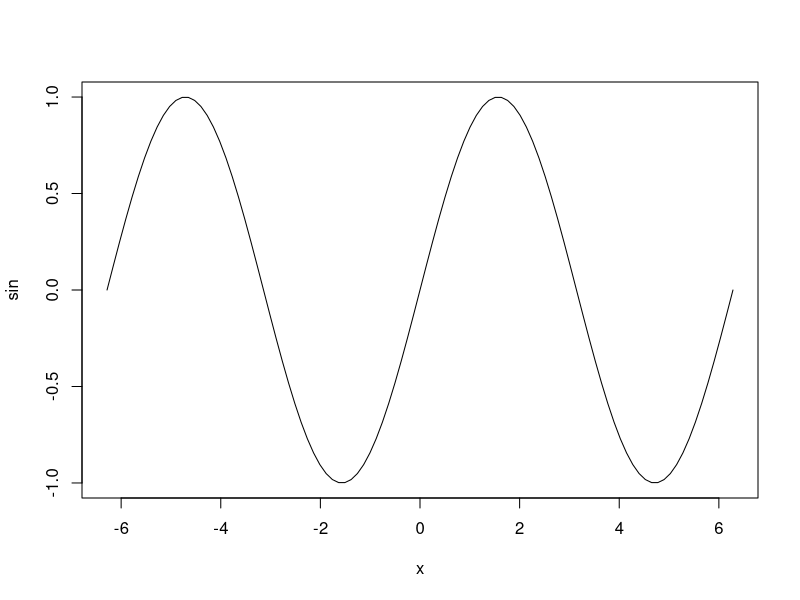
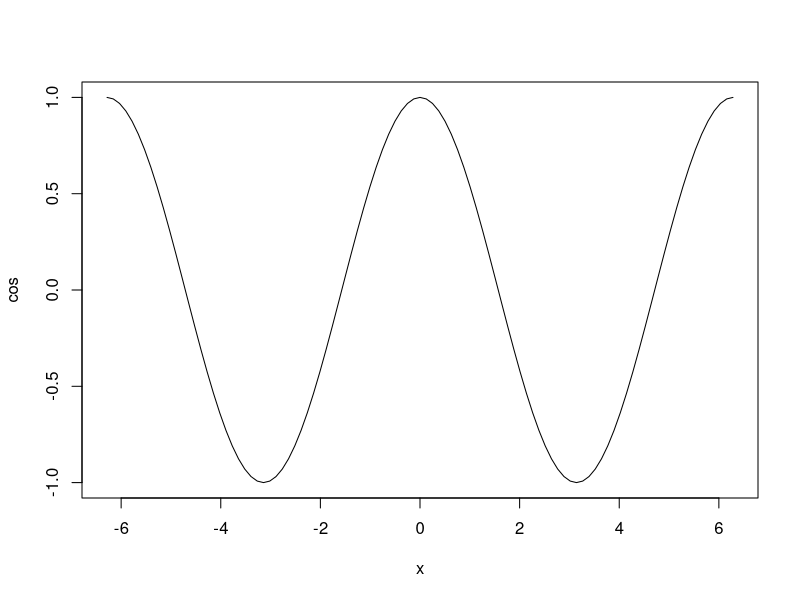

These charts were generated, in order, by the following R code: (Note: this script raises an error after producing the figures.)
# 第3版  2016年 07 月 02 日


############################################################
#               第10章 基本統計解析                #
############################################################




  ## ----- SECTION 138 基本統計関数について

# 正規分布
# 累積確率、いわゆる分布
pnorm (-1.96)

pnorm (1.96, lower.tail = FALSE)

# 確率密度
dnorm (-1.96)

dnorm (1.96)

# 分位点関数
qnorm (0.025)

qnorm (0.975)

# 三角関数
# 45度はラジアンでは # 45 * (pi/180) ; pi/4
sin (pi/4); 1/ sqrt (2)

cos (pi/4); 1/ sqrt (2)

tan (pi/4);


asin (1/ sqrt (2)); pi/4

acos (1/ sqrt (2)); pi/4

atan (1)

atan2 (1,1)

(x <- seq (-pi, pi, 0.5))

sin (x)

# グラフを描く
plot (sin, -pi*2, pi*2)
plot (cos, -pi*2, pi*2)

# 対数
# 底が10
log10 (10)

log(10, base = 10)

# 底が2
log2 (8)

log (8, base = 2)

# 底は自然対数
(Napier <- exp (1))

log (Napier)

log (Napier, base = Napier)


log (-1:3)

# 1を加算した値の対数をとる
(x <- log1p (-1:3))

# 真数に戻す
exp (x)

# 真数に戻して1を減じる
expm1 (x)


# 二項係数（組み合わせ）
choose(5, 2)

gamma (5 + 1) / ( gamma (2 + 1) * gamma (5 - 2 + 1))


# ベータ関数
a <- 2; b <- 2
beta (a, b)


# ガンマ関数
(gamma (a) * gamma (b) ) / gamma (a + b)
# 階乗
factorial (10)

gamma (10 + 1)


# 複素数を初期化
z1 <- 3 + i

# 3 + i はエラーになる。i がオブジェクトと判断されるため
z1 <- 3 + 1i
# z1 <- 3 + 1i
# 実数部を出力
Re (z1)

# 虚数部を出力
Im (z1)


# 極形式
z2 <- 3 + 2i
# 複素数の絶対値
Mod (z2)

# sqrt(3^2 + 2^2)
# 偏角
Arg (z2)

# tanh(2/3)
# 複素共役
Conj (z1)




  ## ----- SECTION 139   乱数の利用

# 毎回ランダムな結果がえられる
rnorm (3)

rnorm (3)

# 種を設定する

set.seed (1)

rnorm (3)
rnorm (3)


# 再び種を設定する
set.seed (1)

rnorm (3)
rnorm (3)

# 現在の設定を確認

RNGkind ()

# RNGkind ("Wich")




  ## ----- SECTION 140   要約統計量を求める
# 「iris」データの要約
summary (iris)


# カテゴリを数値で表わしたデータは注意
(x <- data.frame (ID = 1:5, Grade = c(5,6,7,8,9),
                  Sex = c (1,2,1,2,1)))

summary (x)

# 因子と設定し直す
x$ID <- as.factor (x$ID)
x$Sex <- as.factor (x$Sex)
summary (x)

# Gradeを性別ごとに要約する
tapply (x$Grade, x$Sex, summary)

# 平均値
aggregate (. ~ Species, FUN = mean, data = iris)
# aggregate (iris [-5], iris [5], mean)


# 中央値
aggregate (. ~ Species, FUN = median, data = iris)
# aggregate (iris [-5], iris [5], median)


# 分散
aggregate (. ~ Species, FUN = var, data = iris)
# aggregate (iris [-5], iris [5], var)


# 標準偏差
aggregate (. ~ Species, FUN = sd, data = iris)
# aggregate (iris [-5], iris [5], sd)


# 平均絶対偏差 median absolute deviatio
aggregate (. ~ Species, FUN = mad, data = iris)
# aggregate(iris [-5], iris [5], mad)

# 四分位偏差
aggregate (. ~ Species, FUN = IQR, data = iris)
# aggregate (iris [-5], iris [5], IQR)

 # 値を小さい方から順に並び替えた時の、「75パーセンタイルと25パーセンタイルの間隔」の
 # ことで、代表性が高いと考えられる全体の中央付近の50%を含む範囲を示す。

# 分位点
aggregate (. ~ Species, FUN = quantile, data = iris, 
           probs = c(0, .1, .2, .3, .4, .5, .6, .7, .8, .9, 1))
# aggregate (iris [-5], iris [5], quantile,
#           probs = c(0, .1, .2, .3, .4, .5, .6, .7, .8, .9, 1))

aggregate (. ~ Species, data = iris, FUN = fivenum)



## dplyr パッケージを使う
library (dplyr)
iris %>% group_by(Species) %>% summarise_each (funs (mean)) # 「dplyr」バージョン0.5より前
iris %>% group_by(Species) %>% summarise_each (funs (mean)) # 「dplyr」バージョン0.5以降

head (chickwts)

chickwts $ tmp <- ave (chickwts$weight, chickwts$feed, FUN = rank)

head (chickwts, 20)



  ## ----- SECTION 141  数値を丸める

round (1234.56789)
round (1234.56789, digits = 2)


# 四捨五入にならない
round (1234.5)
round (123.45)

round (123.45, digits = 1)
round (123.5)
round(123.45)

# 引数より大きい最小の整数
ceiling (1234.5)


# 引数より小さい最大の整数
floor (1234.5)


# 0 に近い最大の整数へ切り下げ
trunc (1234.9)


# 有効桁数を指定
x <- c (123.4, 123.45, 123.456, 1234.567)
signif (x, digits = 5)



(x <- 2.3 - 1.3)

# 厳密には1ではない
sprintf ("%.16f", x)

# したがって1との比較は偽になる
if (x >= 1) print("x >= 1") else print("x < 1")
# このような場合に「zapsmall」が使えることがある
if (zapsmall (x) >= 1) print("x >= 1") else print("x < 1")






  ## ----- SECTION 142 データから欠損値を取り除く

# 欠損値の扱い
x <- c (5, 5, 5, NA, 5)
mean (x)

# 欠損値を省いたデータ数で平均値を求める
mean (x, na.rm = TRUE)

# あるいは「na.omit」関数を適用
mean (na.omit (x) )

# 欠損値がある場合のデフォルトの動作
options ("na.action") # getOption ("na.action") でも良い

na.omit (x)

na.exclude (x)


na.pass (x)

na.fail (x)


(y <- data.frame( x = c(1, NA, 3, 4), y = c(5, NA, 6, NA)))

complete.cases (y)
y [ complete.cases(y), ]

# 組み込みのデータ「cars」を使用する
# 50行のデータ
NROW (cars)

# 最初の10行のd「dist」列をNAに変更
cars$dist [1:10] <- NA

# 回帰分析をしてみる
lm1 <- lm (dist ~ speed, data = cars)
# 有効データ数は40で自由度は38
# なお残り2は推定されたパラメータの数
summary (lm1)

# 欠損値がある場合はエラーとして実行を中止する
opt <- options (na.action = "na.fail")
#
lm1 <- lm (dist ~ speed, data = cars)

# オプションをもとに戻す
options (opt)

# さきほど dist 列の冒頭を NA に変更している
cars

# 欠損値をすべて88に置き換える
cars $ dist [is.na (cars$dist)] <- 88
cars

getOption ("na.action")



  ## ----- SECTION 143  正規性の検定を行う
# 「women」データから身長と体重を利用
# シャピロ・ウィルク検定
shapiro.test (women$height)

shapiro.test (women$weight)

# コルモゴロフ・スミルノフ検定
ks.test (women$height, "pnorm",
         mean (women$height), sd = sd (women$height))

ks.test (women$weight, "pnorm",
         mean (women$weight), sd = sd (women$weight))

# Q-Qプロットを作成
qqnorm (women$height)
qqline (women$height)

x <- ecdf (women$height)
plot (x)

# plot.ecdf (women$height) と一度に実行してもよい
# 理論的な累積確率と比較する
y <- seq(min (women$height), max (women$height) + 1)
lines(y, pnorm(y, mean = mean(women$height), sd = sd (women$height) ),
       col = "red", lty = 3)
knots(x)





  ## ----- SECTION 144 等分散性の検定を行う
# 2つのグループの睡眠時間の差
# データの先頭を表示
head (sleep)

var.test (extra ~ group, data = sleep)

ansari.test (extra ~ group, data = sleep)

mood.test (extra ~ group, data = sleep)

# 複数のグループ間の分散の検定
# 殺虫剤の効果について、Sprayの種類ごとのcount数を箱ヒゲ図で描く
plot (count ~ spray, data = InsectSprays)
bartlett.test (count ~ spray, data = InsectSprays)

# ノンパラメトリックな方法
fligner.test (count ~ spray, data = InsectSprays)






  ## ----- SECTION 145  t検定で平均を比較する
# 睡眠データの先頭を表示
head (sleep)

# グループIDごとの平均値
by (sleep [,1], sleep [,2], mean)
# 対応のあるデータだが仮に独立とする

# 標本平均と母集団の平均の比較
t.test (sleep$extra [sleep$group == 1], mu = 1)

# 2つのグループの睡眠時間の差
# 等分散性の検定
var.test (extra ~ group, data = sleep)


# 等分散性を仮定したt検定
t.test (extra ~ group, var.equal = TRUE, data = sleep)

# 等分散性を仮定しないウェルチのt検定
t.test (extra ~ group, data = sleep)

# alternative = "less" 最初のグループの方がより小さい
# 対立仮説 group1 < group2 が採択される
t.test (extra ~ group, alternative = "less", data = sleep)

# alternative = "greater" 最初のグループ方がより大きい
# 対立仮説 group1 > group2 は採択できない
t.test (extra ~ group, alternative = "greater", data = sleep)

# 対応のあるデータだと仮定する
t.test (extra ~ group, paired = TRUE, data = sleep)






  ## ----- SECTION 146 ノンパラメトリックな検定で平均を比較する

## 月ごとのオゾン量データの先頭を表示
head (airquality)

# 箱ヒゲ図を描いてみる
boxplot(Ozone ~ Month, data = airquality)

## ウィルコクソンの順位和検定
wilcox.test(Ozone ~ Month, data = airquality, 
            subset = Month %in% c(5, 8)) ## 5月と8月を比較

## クラスカル・ウォリスの順位和検定
kruskal.test (Ozone ~ Month, data = airquality,
     subset = Month %in% c(5, 6, 7) ) ## 5月、6月、7月を比較








  ## ----- SECTION 147 比率の検定を行う
# 1群の場合
# 100回中30回成功したとき、成功確率は0.5とみなせるか
prop.test (30, 100, p = .5)

# 近似でなく正確な確率
binom.test (30, 100, p = 0.5)

# 複数の群の場合
# 成功回数
x <- c (3, 3, 7, 12)# c (83, 90, 129, 70) # c (86, 93, 136, 82)
# 試行回数
n <- c (86, 93, 136, 82)

# 4つの試行での成功回数の割合は異なるか
prop.test (x, n)


# 分割表として与えられている場合
tbl <- matrix (c (83, 3, 90, 3, 129, 7, 70, 12),
               byrow = TRUE, ncol = 2)
tbl
prop.test (tbl)





  ## ----- SECTION 148  独立性の検定（カイ二乗検定・Fisherの検定）を行う
# 以下のような分割表があったとする
(mat <- matrix (c (229, 286, 98, 58), byrow = TRUE, nrow = 2))

# カイ二乗検定
chisq.test (mat)

# イェーツの補正を行わない
chisq.test (mat, correct = FALSE)

# Fisherの正確確率
fisher.test (mat)

# 対応がある場合
(myTest <-
 matrix(c(794, 86, 150, 570),
        nrow = 2,
        dimnames = list("最初の調査" = c("支持", "不支持"),
          "2回目の調査" = c("支持", "不支持"))))

mcnemar.test (myTest)

# 二項検定を行う
binom.test (c (86, 150))

# binom.test (86, 86 + 150)  # でもよい
# binom.test (150, 86 + 150)


(1/5) / (4/5) == (1/4)

(229/286) / (98/58)
(229/98) / ( 286/58)






  ## ----- SECTION 149 相関係数を求める／検定する
# 米国人女性の身長体重データ
head (women)

# 相関行列を求める
cor (women)
cor.test (women$height, women$weight)
# 以下のようにも実行できる
# cor(women$height, women$weight)





  ## ----- SECTION 150  分散分析を行う

## 照明と作業効率
p.141 <- c (6,3,4,5,2, 7,5,6,7,5, 8,7,8,9,8)
p.141.cond <- gl (3, 5, lab = c("low","middle","high"))
(p.141.df <- data.frame (light = p.141, cond = p.141.cond) )

# データの分布を箱ヒゲ図で確認
boxplot (light ~ cond, data = p.141.df)
# 繰り返し数を確認
replications (light ~ cond, data = p.141.df)

# 多群の分散比の検定（パラメトリックな方法）
bartlett.test (light ~ cond, data = p.141.df)

# 多群の分散比の検定（ノンパラメトリックな方法）
fligner.test (light ~ cond, data = p.141.df)

# 1因子分散分析（パラメトリックな方法）
oneway.test (light ~ cond, data = p.141.df,
             var.equal = TRUE)

 # 以下は同じ結果
 aov1 <- aov (light ~ cond, data = p.141.df)
 # 分散分析表を出力
 summary (aov1)

 summary.lm (aov1)


# 1因子分散分析（ノンパラメトリックな方法）
kruskal.test ( light ~ cond, data = p.141.df)          
# 対応のある1因子分散分析（対応のない2因子分散分析）
# 同一個人が3つの照明水準について1回ずつ計3回測定したとする
subj <- rep(paste("sub", 1:5, sep = ""), 3)
# 個人を特定するランダム項を追加
(p.141.df2 <- cbind( p.141.df, subj))


# 対応のある1因子分散分析
aov2 <- aov( light ~ cond + Error (subj), data = p.141.df2)
# aov2 <- aov( light ~ cond + Error (subj/cond), data = p.141.df2)
summary (aov2)
# 対応のある1因子分散分析（ノンパラメトリックな方法）
friedman.test (light ~ cond | subj, data = p.141.df2)

# 対応のない2因子分散分析として実行
summary (aov (light ~ cond + subj, data = p.141.df2))





# 対応がない2因子分散分析（固定因子モデル）
p.154 <- c(8,10,11, 16,14,15, 2,3,4, 6,6,3, 11,12,8, 11,9,7)
A <- rep(paste("A", 1:3, sep = ""), each = 3, length = 18)
B <- gl(2, 9, lab = c("B1", "B2"))
(p.154.df <- data.frame (val = p.154, A = A, B = B))
# 繰り返しを確認
replications (val ~ A * B, data = p.154.df)

aov3 <- aov (val ~ A * B, data = p.154.df)
summary (aov3)
# 各水準の効果
model.tables (aov3, "means", se = TRUE)




# 対応がある2因子分散分析とする
p.167 <- c(6,9,11, 14,13,15, 3,4,5, 6,7,5, 11,13,10, 9,8,7)
A <- rep(paste("A", 1:3, sep = ""), each = 3, length = 18)
B <- gl(2, 9, lab = c("B1", "B2"))
S <- rep(paste("S", 1:3, sep = ""), 3, length = 18)
(p.167.df <- data.frame(val = p.167, A = A, B = B, S = S))


with (p.154.df, 
      interaction.plot (A, B, val)
      )

# 繰り返しを確認
 replications (val ~ A * B * S, data = p.167.df)
## A B S A:B A:S B:S A:B:S
## 6 9 6 3 2 3 1


# 被験者の繰り返しを誤差項として計算
aov4 <- aov (val ~ A * B + Error (S/(A*B)), data = p.167.df)
summary (aov4)


getOption ("contrasts")

aov1 <- aov (light ~ cond, data = p.141.df)
summary.lm (aov1)


# コントラストを変更
old.op <- options (contrasts = c ("contr.helmert", "contr.poly"))
aov2 <- aov (light  ~ cond, data = p.141.df)
summary.lm (aov2)

mean (p.141.df$light)

# コントラストをもとに戻す
options (old.op)






  ## ----- SECTION 151  多重比較を行う
# 各群の平均値の多重比較
pairwise.t.test (chickwts$weight, chickwts$feed)

# 手法を選択
pairwise.t.test (chickwts$weight, chickwts$feed,
                 p.adjust.method = "bonferroni")

aov1 <- aov (weight ~ feed, data = chickwts)
TukeyHSD (aov1)






  ## ----- SECTION 152  回帰分析を行う
# 車の速度とスピードを回帰分析
# 単回帰帰分析をしてみる
lm1 <- lm (dist ~ speed, data = cars)
# 要約
summary (lm1)

coef (lm1)

fitted (lm1)

residuals (lm1)

all.equal (cars$dist - residuals(lm1), predict (lm1))

speed2 <- cars$speed + runif (length (cars $ speed))

predict (lm1, data.frame (speed = speed2))

# モデル診断 4枚表示されるのであらかじめ画面を4分割する
par (mfrow = c (2,2))
plot (lm1)


# 重回帰帰分析をしてみる
# スイスの出生率と経済社会動向データ
head (swiss)

# 多重回帰 すべての変数で回帰
lm2 <- lm(Fertility ~ ., data = swiss)
# 要約
summary (lm2)

# 係数を出力
coef (lm2)

# モデル診断
par (mfrow = c (2,2))
plot (lm2)

# 項を追加
lm3 <- update(lm2, .~. + I (Education^2) )
summary (lm3)

# 項を減らしてアップデートする
lm4 <- update (lm3, .~. - Examination )
summary (lm4)

# ステップワイズに変数を選択する
step (lm4, direction = "backward" )

# scope引数で指定された項から1つを加えてあてはめる
# 説明変数の交互作用をペアごとに追加した結果と，
# 交互作用を含まないモデルを比較
add1(lm2, ~ .^2)

# add1関数の出力をanovaで確認
lm5 <- lm (Fertility ~ .  + Agriculture:Examination, data = swiss)
anova(lm2, lm5)

# ステップワイズに変数を選択
step (lm4, direction = "backward")

## dplyr::do を使う
library (dplyr)

mtcars %>% group_by (cyl) %>% 
  do (
     carslm = lm (mpg ~ wt, data = .)
    ) %>% summarize (summary (carslm) $ r.squared)

## purrr パッケージを使う
## purrr::map 

library (purrr)
mtcars %>% 
  split (.$cyl) %>% 
  map ( ~ lm (mpg ~ wt, data = .)) %>% 
  map (summary) %>% 
  map_dbl ("r.squared")




  ## ----- SECTION 153  時系列データの統計量

# 体温を模した擬似データを乱数で作成
temp <- round (rnorm (20, mean = 36.5, sd = 0.01), 2)
# 2012年1月から毎月1回測った時系列オブジェクトに変換
(tmp.ts <- ts (temp, start = c (2012, 1), frequency = 12))


# 自己相関をみる
acf (UKgas)
# 偏相関を出力させる。ただしプロットは描かない
acf (UKgas, type = "partial", plot = FALSE)

# 自己回帰モデル
(ar.UK <- ar (UKgas))

summary (ar.UK)






  ## ----- SECTION 154  検出力を求める
# 検定力を求める
power.t.test (n = 30, delta = 8, sd = 10, sig.level = 0.05,
              power = NULL, strict = TRUE)

# 必要な標本数を求める
power.t.test (n = NULL, delta = 8, sd = 10, sig.level = 0.05,
              power = 0.86, strict = TRUE)







  ## ----- SECTION 155 モデル式の基礎知識
# women データを作業スペースに登録
attach (women)
# モデル式
mdl <- weight ~ height
# 属性を確認
class (mdl); typeof (mdl)

# 回帰を求める関数の引数に適用する
lm (mdl)

# 連番からなる変数xがあるとき
x <- paste("x", 1:10, sep="")

# モデル式を作成する
(mdl2 <- as.formula (paste ("y ~ ", paste(x, collapse= "+"))))
## y ~ x1 + x2 + x3 + x4 + x5 + x6 + x7 + x8 + x9 + x10
# 交互作用をモデル化する
y <- x1 <- x2 <- 1:10
mdl3 <- y ~ x1 * x2
mdl4 <- y ~ x1 + x2 + x1:x2

# モデルとしては同等
terms (mdl3)
terms (mdl4)

#   以下にモデル式の例をいくつかあげます。


y ~ 1#, NULL モデル。全平均だけで推定するモデル（回帰で1は切片を表す。）
y ~ x#, 回帰でxは説明変数、分散分析では複数の水準からなるカテゴリカル変数
y ~ x - 1#，回帰で切片を推定しない
y ~ . #, 右辺のドットが、残りのすべての変数を「＋」で結ぶことを意味する
y  ~ x1 + x2 + x3 - x1:x2:x3#，3次の項を除くモデル。y ~ (x1 + x2 + x3)^2 に同じ
y ~ x1 / x2 / x3#, ネストモデル y ~ x1 + x2 %in% x1 + x3 %in% x2 %in% x1 に同じ
y ~ x1 * x2 * x3 + Error (x1 / x2 / 3)#, 分割区法（split-plot）で各因子ごとに誤差項を推定
y ~ s (x1) + s (x2)#, 変数を平滑化する
log (y) ~ I (1 / x1)#, ネストを表す「／」を除算演算子として扱う
y ~ x1 | x2#, 「x2」を条件して 「y」と「x1」ノ関係をみる
y ~ x1 + offset (x2)#，x2 をモデルに組み込むがパラメータの推定はしない



update (mdl3, .~. - x1:x2)
# y ~ x1 + x2

update (mdl3, .~. - x1:x2 - x2 + poly (x2,2))
# y ~ x1 + poly (x2, 2)

# 目的変数を対数化
update (mdl3, log(.) ~.)
# log(y) ~ x1 + x2 + x1:x2

